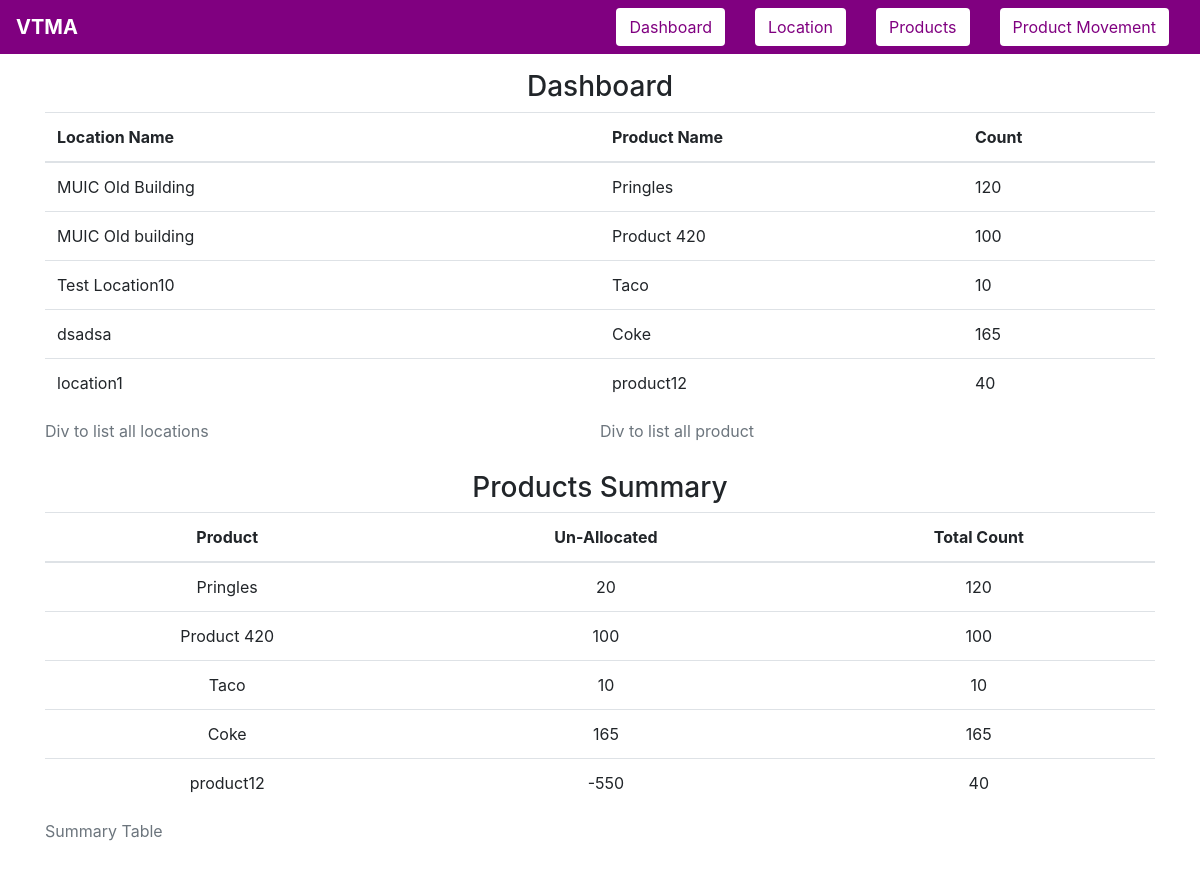
The page / on the database its author committed.
### tables this page shows
CREATE TABLE location(loc_id INTEGER PRIMARY KEY AUTOINCREMENT,
                                 loc_name TEXT UNIQUE NOT NULL);

CREATE TABLE products(prod_id INTEGER PRIMARY KEY AUTOINCREMENT,
                    prod_name TEXT UNIQUE NOT NULL,
                    prod_quantity INTEGER NOT NULL,
                    unallocated_quantity INTEGER);

### app.py (the view)
@app.route("/")
def summary():
    msg = None
    q_data, location_c, products = None, None, None
    db = sqlite3.connect(DATABASE_NAME)
    cursor = db.cursor()
    try:
        cursor.execute(select_from_location)
        location_c = cursor.fetchall()
        cursor.execute(select_from_product)
        products = cursor.fetchall()
        cursor.execute(
            """
        SELECT prod_name, unallocated_quantity, prod_quantity FROM products
        """
        )
        q_data = cursor.fetchall()
    except sqlite3.Error as e:
        msg = f"An error occurred: {e.args[0]}"
    if msg:
        print(msg)
    return render(
        "index.html",
        link=link,
        title="Summary",
        locations=location_c,
        products=products,
        database=q_data,
    )

### templates/index.html
{% extends 'base-template.html' %}
{% block content %}
    <div class="container">
        <h3 style="text-align: center">Dashboard</h3>
        <div style="height: 50%;width: 100%; float: left">
            {% if locations == None or locations|length == 0 %}
            <div style="float: left;width:50%;">
                <h3  class="text center font-weight-light">No Data Available Yet</h3>
            </div>
            {% else %}
            <div style="float:left;width:50%">
                <table class="table">
                <caption>Div to list all locations</caption>
                    <thead>
                        <tr>
                            <th scope="col">Location Name</th>
                        </tr>
                    </thead>
                    <tbody>
                        {% for location in locations %}
                            <tr>
                                <td>{{ location[1] }}</td>
                            </tr>
                        {% endfor %}
                    </tbody>
                </table>
            </div>
        {% endif %}
        {% if products == None or products|length == 0 %}
            <div style="float: right;width: 50%;">
                <h3 class="text center font-weight-light">No Product Data Available Yet</h3>
            </div>
        {% else %}
            <div style="float:right;width:50%;">
                <table class="table">
                <caption>Div to list all product</caption>
                    <thead>
                        <tr>
                            <th scope="col">Product Name</th>
                            <th scope="col">Count</th>
                        </tr>
                    </thead>
                    <tbody>
                        {% for product in products %}
                            <tr>
                                <td>{{ product[1] }}</td>
                                <td>{{ product[2] }}</td>
                            </tr>
                        {% endfor %}
                    </tbody>
                </table>
            </div>
        {% endif %}
        </div>
    </div>
    <div class="container" style="float: contour; text-align: center">
    <h3 style="text-align: center">Products Summary</h3>
        <div class="form-horizontal" title="Summary">
        {% if database == None or database|length == 0 %}
            <h3 class="text-center font-weight-light">Summary not available yet</h3>
        {% else %}
            <div>
                <table class="table">
                <caption>Summary Table</caption>
                    <thead>
                        <tr>
                            <th scope="col">Product</th>
                            <th scope="col">Un-Allocated</th>
                            <th scope="col">Total Count</th>
                        </tr>
                    </thead>
                    <thead>
                        {% for data in database %}
                            <tr>
                                <td>{{ data[0] }}</td>
                                <td>{{ data[1] }}</td>
                                <td>{{ data[2] }}</td>
                            </tr>
                        {% endfor %}
                    </thead>
                </table>
            </div>
        {% endif %}
        </div>
    </div>
{% endblock %}

### templates/base-template.html (style rules this page uses)
.container { padding-top: 70px; }

### rows shown on the page
location: loc_name "MUIC Old Building"
location: loc_name "MUIC Old building"
location: loc_name "Test Location10"
location: loc_name "dsadsa"
location: loc_name "location1"
products: prod_name "Pringles", prod_quantity "120", unallocated_quantity "20"
products: prod_name "Product 420", prod_quantity "100", unallocated_quantity "100"
products: prod_name "Taco", prod_quantity "10", unallocated_quantity "10"
products: prod_name "Coke", prod_quantity "165", unallocated_quantity "165"
products: prod_name "product12", prod_quantity "40", unallocated_quantity "-550"
